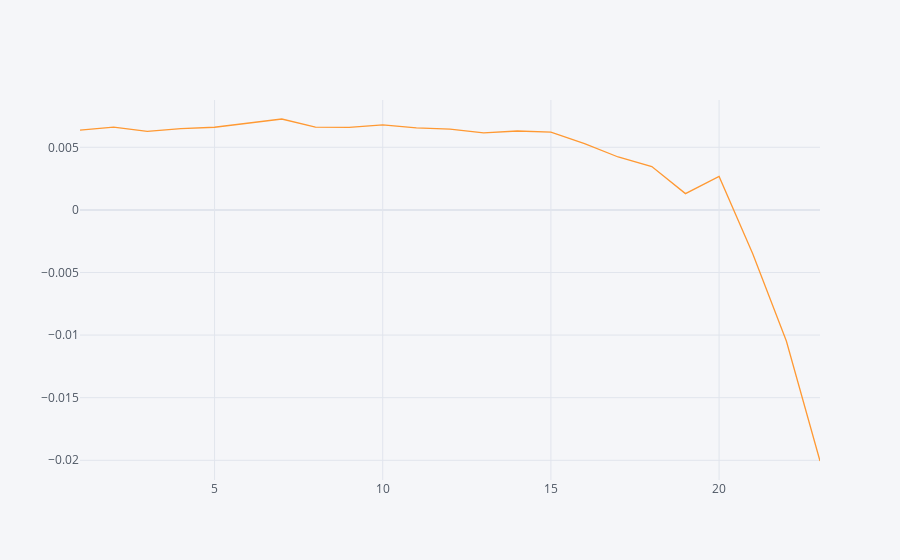

Notebook source saved alongside this figure:
### Code cell
temp_bmk = pd.DataFrame(d_bmk)
temp_bmk.index= np.arange(1,24)
temp_bmk.mean(axis=1).iplot()

### Figure 1 — Plotly figure (JSON) as saved in the notebook; plotly's stock layout.template omitted (floating-point values rounded to 4 significant figures)
{"data": [{"line": {"color": "rgba(255, 153, 51, 1.0)", "dash": "solid", "shape": "linear", "width": 1.3}, "mode": "lines", "name": "None", "text": "", "type": "scatter", "x": [1, 2, 3, 4, 5, 6, 7, 8, 9, 10, 11, 12, 13, 14, 15, 16, 17, 18, 19, 20, 21, 22, 23], "y": [0.006371, 0.006611, 0.006275, 0.006484, 0.006603, 0.006933, 0.007261, 0.006614, 0.006587, 0.006789, 0.006557, 0.006452, 0.006145, 0.006304, 0.006218, 0.005294, 0.004226, 0.003458, 0.001301, 0.002672, -0.003504, -0.01047, -0.02006]}], "layout": {"legend": {"bgcolor": "#F5F6F9", "font": {"color": "#4D5663"}}, "paper_bgcolor": "#F5F6F9", "plot_bgcolor": "#F5F6F9", "title": {"font": {"color": "#4D5663"}}, "xaxis": {"gridcolor": "#E1E5ED", "showgrid": true, "tickfont": {"color": "#4D5663"}, "title": {"font": {"color": "#4D5663"}, "text": ""}, "zerolinecolor": "#E1E5ED"}, "yaxis": {"gridcolor": "#E1E5ED", "showgrid": true, "tickfont": {"color": "#4D5663"}, "title": {"font": {"color": "#4D5663"}, "text": ""}, "zerolinecolor": "#E1E5ED"}}}
